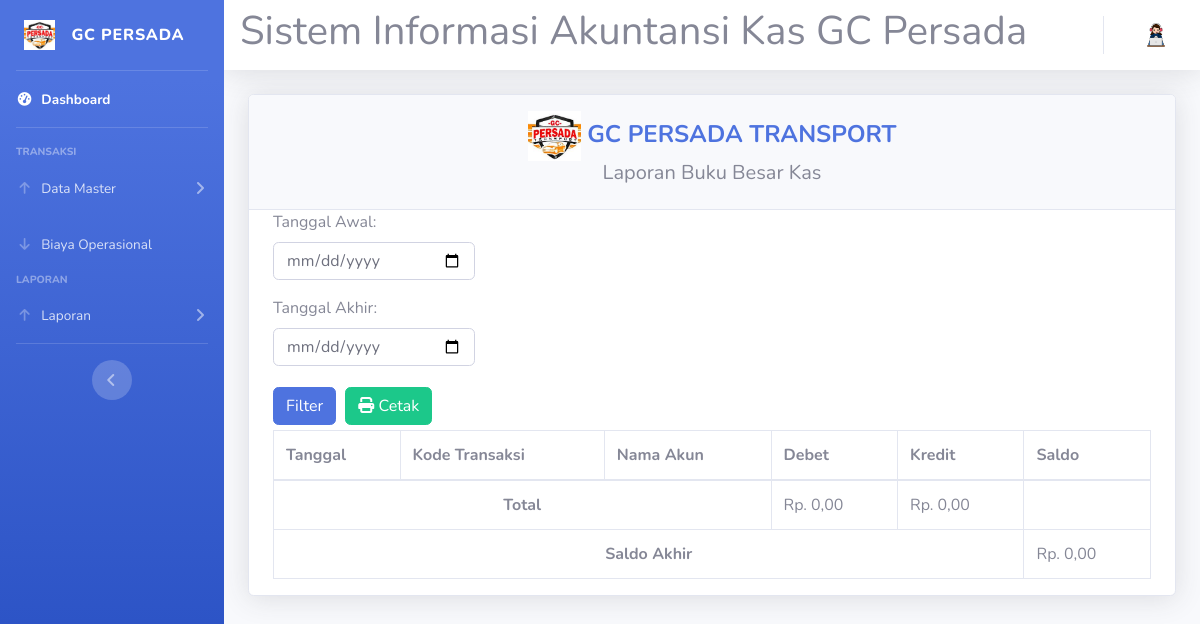
/buku-besar.php, run on an earlier commit of the app's database.
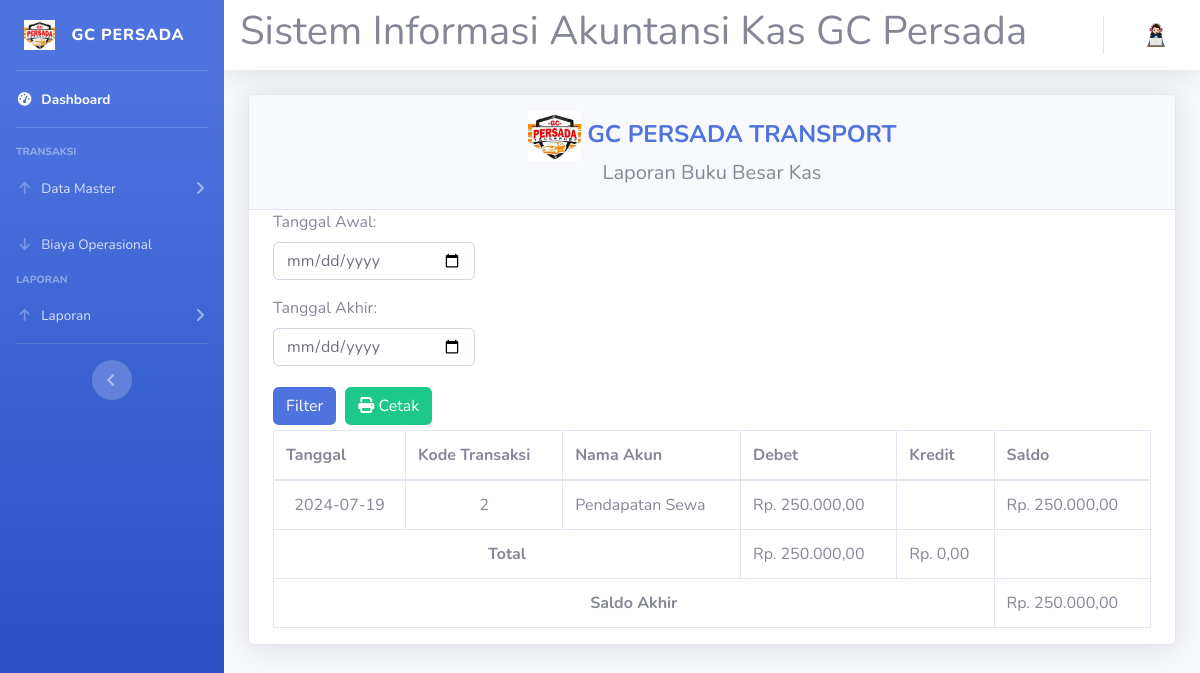
And on a later commit of the database.
### tables this page shows
CREATE TABLE `pendapatan_sewa` (
  `id_pendapatan` int(4) NOT NULL,
  `id_akun` varchar(15) NOT NULL,
  `id_pelanggan` varchar(4) NOT NULL,
  `id_sewa` int(2) NOT NULL,
  `id_bayar` varchar(15) NOT NULL,
  `nama_pendapatan` varchar(20) NOT NULL,
  `tgl_pendapatan` date NOT NULL,
  `jumlah_pendapatan` int(11) NOT NULL
);

### buku-besar.php (the view, shortened to what the changed rows need)
<?php
require 'koneksi.php';
?>
<!DOCTYPE html>
<html lang="en">
<head>
    <link href="vendor/fontawesome-free/css/all.min.css" rel="stylesheet" type="text/css">
    <link href="css/sb-admin-2.min.css" rel="stylesheet">
    <link href="vendor/datatables/dataTables.bootstrap4.min.css" rel="stylesheet">
</head>
<body id="page-top">
    <?php
    $role = $_SESSION['role_id'];
    $role == '2' ? require('sidebar-pemilik.php') : require('sidebar.php');
    require 'navbar.php'; ?>
    <div id="content">
        <div class="container">
            <div class="card shadow mb-4">
                <div class="container-fluid">
                    <div class="panel-body">
                        <div class="table-responsive">
                            <table class="table table-bordered" id="dataTable" width="100%" cellspacing="0">
                                <thead>
                                    <tr>
                                        <th>Tanggal</th>
                                        <th>Kode Transaksi</th>
                                        <th>Nama Akun</th>
                                        <th>Debet</th>
                                        <th>Kredit</th>
                                        <th>Saldo</th>
                                    </tr>
                                </thead>
                                <tbody>
                                    <?php
                                    $tanggal_awal = isset($_GET['tanggal_awal']) ? $_GET['tanggal_awal'] : date('Y-m-d');
                                    $tanggal_akhir = isset($_GET['tanggal_akhir']) ? $_GET['tanggal_akhir'] : date('Y-m-d');
                                    $queryPendapatan = mysqli_query($koneksi, "SELECT tgl_pendapatan AS tanggal, id_pendapatan AS id_modal, nama_pendapatan AS nama_akun, jumlah_pendapatan AS debet, 0 AS kredit FROM pendapatan_sewa WHERE tgl_pendapatan BETWEEN '$tanggal_awal' AND '$tanggal_akhir'");
                                    $queryModal = mysqli_query($koneksi, "SELECT tanggal, id_modal AS id_modal, nama_akun AS nama_akun, nominal AS debet, 0 AS kredit FROM modal WHERE tanggal BETWEEN '$tanggal_awal' AND '$tanggal_akhir'");
                                    $queryOperasional = mysqli_query($koneksi, "SELECT tanggal_operasional AS tanggal, id_operasional AS id_modal, nama_operasional AS nama_akun, 0 AS debet, total_operasional AS kredit FROM operasional WHERE tanggal_operasional BETWEEN '$tanggal_awal' AND '$tanggal_akhir'");
                                    $transactions = array_merge(mysqli_fetch_all($queryPendapatan, MYSQLI_ASSOC), mysqli_fetch_all($queryModal, MYSQLI_ASSOC), mysqli_fetch_all($queryOperasional, MYSQLI_ASSOC));
                                    usort($transactions, function ($a, $b) {
                                        return strtotime($a['tanggal']) - strtotime($b['tanggal']);
                                    });
                                    $var_saldo = 0;
                                    $totalPendapatan = 0;
                                    $totalOperasional = 0;
                                    foreach ($transactions as $transaction) :
                                        $var_saldo += $transaction['debet'] - $transaction['kredit'];
                                    ?>
                                        <tr>
                                            <td align="center"><?= date('Y-m-d', strtotime($transaction['tanggal'])); ?></td>
                                            <td align="center"><?= $transaction['id_modal']; ?></td>
                                            <td><?= $transaction['nama_akun']; ?></td>
                                            <td><?= $transaction['debet'] != 0 ? 'Rp. ' . number_format($transaction['debet'], 2, ',', '.') : ''; ?></td>
                                            <td><?= $transaction['kredit'] != 0 ? 'Rp. ' . number_format($transaction['kredit'], 2, ',', '.') : ''; ?></td>
                                            <td>Rp. <?= number_format($var_saldo, 2, ',', '.'); ?></td>
                                        </tr>
                                    <?php
                                        $totalPendapatan += $transaction['debet'];
                                        $totalOperasional += $transaction['kredit'];
                                    endforeach;
                                    ?>
                                </tbody>
                                <tfoot>
                                    <tr>
                                        <th colspan="3">
                                            <center>Total</center>
                                        </th>
                                        <td>Rp. <?= number_format($totalPendapatan, 2, ',', '.'); ?></td>
                                        <td>Rp. <?= number_format($totalOperasional, 2, ',', '.'); ?></td>
                                        <td></td>
                                    </tr>
                                    <tr>
                                        <th colspan="5">
                                            <center>Saldo Akhir</center>
                                        </th>
                                        <td>Rp. <?= number_format($var_saldo, 2, ',', '.'); ?></td>
                                    </tr>
                                </tfoot>
                            </table>
                        </div>
                    </div>
                </div>
            </div>
        </div>
    </div>
</body>
</html>

What changed in the data, as far as the page shows it:
added pendapatan_sewa: tgl_pendapatan "2024-07-19", id_pendapatan "2", nama_pendapatan "Pendapatan Sewa", jumlah_pendapatan "250.000,00", var_saldo "250.000,00"
Also different on the page:
$totalPendapatan: "0,00" → "250.000,00"
$var_saldo: "0,00" → "250.000,00"
